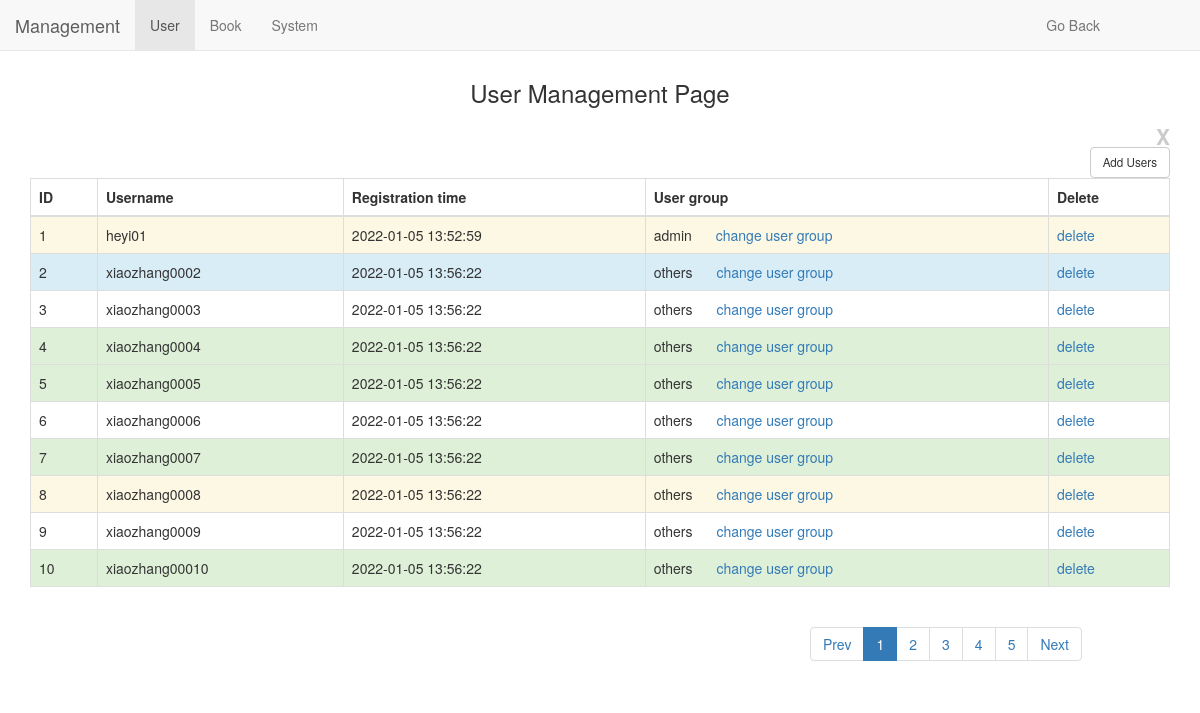
The app's page /management/user (signed in), older data.
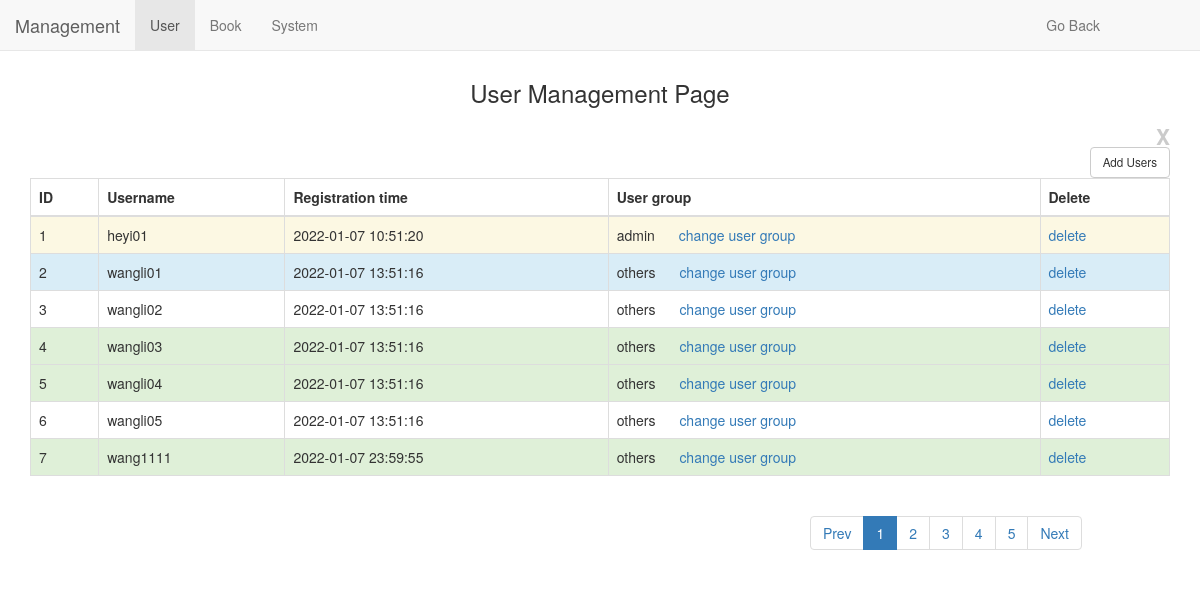
The same page, newer data.
### models.py (models this page shows, shortened)
class User(db.Model):
    username = db.Column(db.String(50),primary_key = True)
    hash_pwd = db.Column(db.String(100))
    salt = db.Column(db.String(100))
    group_id = db.Column(db.Integer)
    add_time = db.Column(db.String(50))

### app.py (the view)
@app.route("/management/user",methods = ['POST','GET'])
@login_required
@routing_permission_check
def user_mgr():
    form = UploadFileForms()
    if request.method == 'GET':
        dic1 = {'active1':'active','active2':'','active3':'','active4':'','active5':'','active_next':'','active_Prev':'','current_page_number':1}
        user_info = User.query.limit(10).all()
        user_list = []
        if len(user_info) ==0:
            user_list = []
        else:
            for userdata in user_info:
                user_list.append( userdata.__dict__)
            k = 0
            style_list = ['success','info','warning','error','']
            for j in user_list:
                k+=1
                del j['_sa_instance_state']
                del j['hash_pwd']
                del j['salt']
                j['id'] = k
                if j['group_id'] ==1:
                    del j['group_id']
                    j['group'] = 'admin'
                elif j['group_id'] == 2:
                    del j['group_id']
                    j['group'] = 'others'
                j['style'] = random.choice(style_list)
        return render_template('user.html',user_list = user_list,dic1 = dic1,form = form)

### decorator.py (called while the page is built)
def login_required(func):
    @wraps(func)
    def inner(*args, **kwargs):
        user_id = session.get('user_id')
        if not user_id:
            return jsonify({'error':'User not logged in'}
                           )
        else:
            g.user_id = user_id
            return func(*args, **kwargs)
    return inner

### templates/user.html (shortened to what this page needs)
<!DOCTYPE html>
<html>
<head>
	<link rel="stylesheet" href="/static/css/bootstrap.min.css">
</head>
<body>
    <div class="container">
        <div class="row clearfix">
            <div class="col-md-12 column">
                <nav class="navbar navbar-default navbar-fixed-top" role="navigation">
                    <div class="navbar-header">
                         <a class="navbar-brand" href="#">Management</a>
                    </div>
                    <ul class="nav navbar-nav">
						<li class="active" >
							 <a href="/management/user">User</a>
						</li>
						<li>
							 <a href="/management/book">Book</a>
						</li>
                        <li>
                            <a href="/management/system">System</a>
                        </li>
                    </ul>
                    <div class="collapse navbar-collapse" id="bs-example-navbar-collapse-1">
                        <ul class="nav navbar-nav navbar-right">
                            <li>
                                <a style="margin-right: 100px;" href="/home">Go Back</a>
                            </li>
                        </ul>
                    </div>
                </nav>
                <h3 style="margin-top: 80px;" class="text-center">
                    User Management Page
                </h3>
                <div style="float: left;" class="container">
                    <div class="row clearfix">
                        <div style="padding-left:0" class="col-md-12 column">
                            <div style="margin-right: 15px;" class="{{ dic1['style'] }}">
                                <button type="button" class="close" data-dismiss="alert" aria-hidden="true">X</button>
                            </div>
                        </div>
                    </div>
                </div>
                <a id="modal-207274" href="#modal-container-207274" role="button" class="btn btn-default" style="float:right;font-size: smaller;" data-toggle="modal">Add Users</a>
                <table style="margin-top: 20px;" class="table table-bordered">
                    <thead>
                        <tr>
                            <th>
                                ID
                            </th>
                            <th>
                                Username
                            </th>
                            <th>
                                Registration time
                            </th>
                            <th>
                                User group
                            </th>
                            <th>
                                Delete
                            </th>
                        </tr>
                    </thead>
                    <tbody>
                        {% for item in user_list %}
                            <tr class="{{ item['style'] }}">
                                <td>
                                    {{ item['id'] }}
                                </td>
                                <td>
                                    {{ item['username'] }}
                                </td>
                                <td>
                                    {{ item['add_time'] }}
                                </td>
                                <td>
                                    {{ item['group'] }} <a style="margin-left: 20px;" href="/management/user/changegroup/{{ item['username'] }}/{{ item['group'] }}">change user group</a>
                                </td>
                                <td>
                                    <a href="/management/user/delete/{{ item['username'] }}">delete</a>
                                </td>
                            </tr>
                        {% endfor %}
                    </tbody>
                </table>
                <div class="row clearfix">
                    <div class="col-md-2 column">
                    </div>
                    <div class="col-md-6 column">
                    </div>
                    <div class="col-md-4 column">
                        <ul class="pagination">
                            <li class="{{ dic1['active_Prev'] }}">
                                {% if dic1['current_page_number'] <=2  %}
                                    <a href="/management/user/page/1">Prev</a>
                                {% else %}
                                    <a href="/management/user/page/{{ dic1['current_page_number']-1 }}">Prev</a>
                                {% endif %}
                               </li>
                            <li class="{{ dic1['active1'] }}">
                                 <a href="/management/user/page/1">1</a>
                            </li>
                            <li class="{{ dic1['active2'] }}">
                                 <a href="/management/user/page/2">2</a>
                            </li>
                            <li class="{{ dic1['active3'] }}">
                                 <a href="/management/user/page/3">3</a>
                            </li>
                            <li class="{{ dic1['active4'] }}">
                                 <a href="/management/user/page/4">4</a>
                            </li>
                            <li class="{{ dic1['active5'] }}">
                                 <a href="/management/user/page/5">5</a>
                            </li>
                            <li class="{{ dic1['active_next'] }}">
                                 <a href="/management/user/page/{{ dic1['current_page_number']+1 }}">Next</a>
                            </li>
                        </ul>
                    </div>
                </div>
            </div>
        </div>
    </div>
</body>
</html>

Row changes from the older to the newer data that the page shows:
removed User: id "2", username "xiaozhang0002", add_time "2022-01-05 13:56:22", group "others"
removed User: id "3", username "xiaozhang0003", add_time "2022-01-05 13:56:22", group "others"
removed User: id "4", username "xiaozhang0004", add_time "2022-01-05 13:56:22", group "others"
removed User: id "5", username "xiaozhang0005", add_time "2022-01-05 13:56:22", group "others"
removed User: id "6", username "xiaozhang0006", add_time "2022-01-05 13:56:22", group "others"
removed User: id "7", username "xiaozhang0007", add_time "2022-01-05 13:56:22", group "others"
removed User: id "8", username "xiaozhang0008", add_time "2022-01-05 13:56:22", group "others"
removed User: id "9", username "xiaozhang0009", add_time "2022-01-05 13:56:22", group "others"
removed User: id "10", username "xiaozhang00010", add_time "2022-01-05 13:56:22", group "others"
changed User "heyi01": add_time "2022-01-05 13:52:59" → "2022-01-07 10:51:20"
added User: id "2", username "wangli01", add_time "2022-01-07 13:51:16", group "others"
added User: id "3", username "wangli02", add_time "2022-01-07 13:51:16", group "others"
added User: id "4", username "wangli03", add_time "2022-01-07 13:51:16", group "others"
added User: id "5", username "wangli04", add_time "2022-01-07 13:51:16", group "others"
added User: id "6", username "wangli05", add_time "2022-01-07 13:51:16", group "others"
added User: id "7", username "wang1111", add_time "2022-01-07 23:59:55", group "others"
